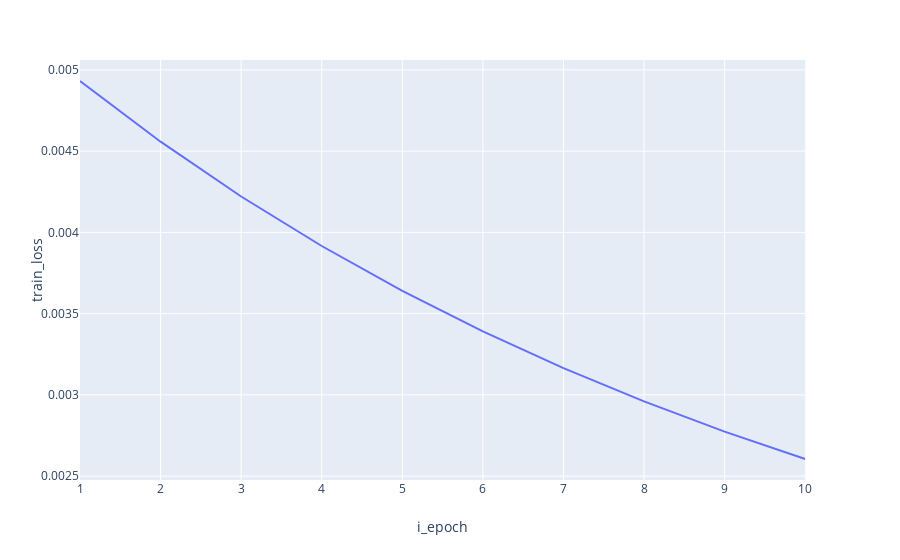

Notebook cell for this chart:
### Code cell
fig = px.line(trainer.step_info, x='i_epoch', y='train_loss')
fig.show()

### Figure 1 — Plotly figure (JSON) as saved in the notebook; plotly's stock layout.template omitted (floating-point values rounded to 4 significant figures)
{"data": [{"hoverlabel": {"namelength": 0}, "hovertemplate": "i_epoch=%{x}<br>train_loss=%{y}", "legendgroup": "", "line": {"color": "#636efa", "dash": "solid"}, "mode": "lines", "name": "", "showlegend": false, "type": "scatter", "x": [1, 2, 3, 4, 5, 6, 7, 8, 9, 10], "xaxis": "x", "y": [0.004932, 0.004558, 0.004221, 0.003916, 0.00364, 0.003391, 0.003165, 0.00296, 0.002774, 0.002605], "yaxis": "y"}], "layout": {"autosize": true, "legend": {"tracegroupgap": 0}, "margin": {"t": 60}, "xaxis": {"anchor": "y", "autorange": true, "domain": [0, 0.98], "range": [1, 10], "title": {"text": "i_epoch"}, "type": "linear"}, "yaxis": {"anchor": "x", "autorange": true, "domain": [0, 1], "range": [0.002476, 0.005061], "title": {"text": "train_loss"}, "type": "linear"}}}
